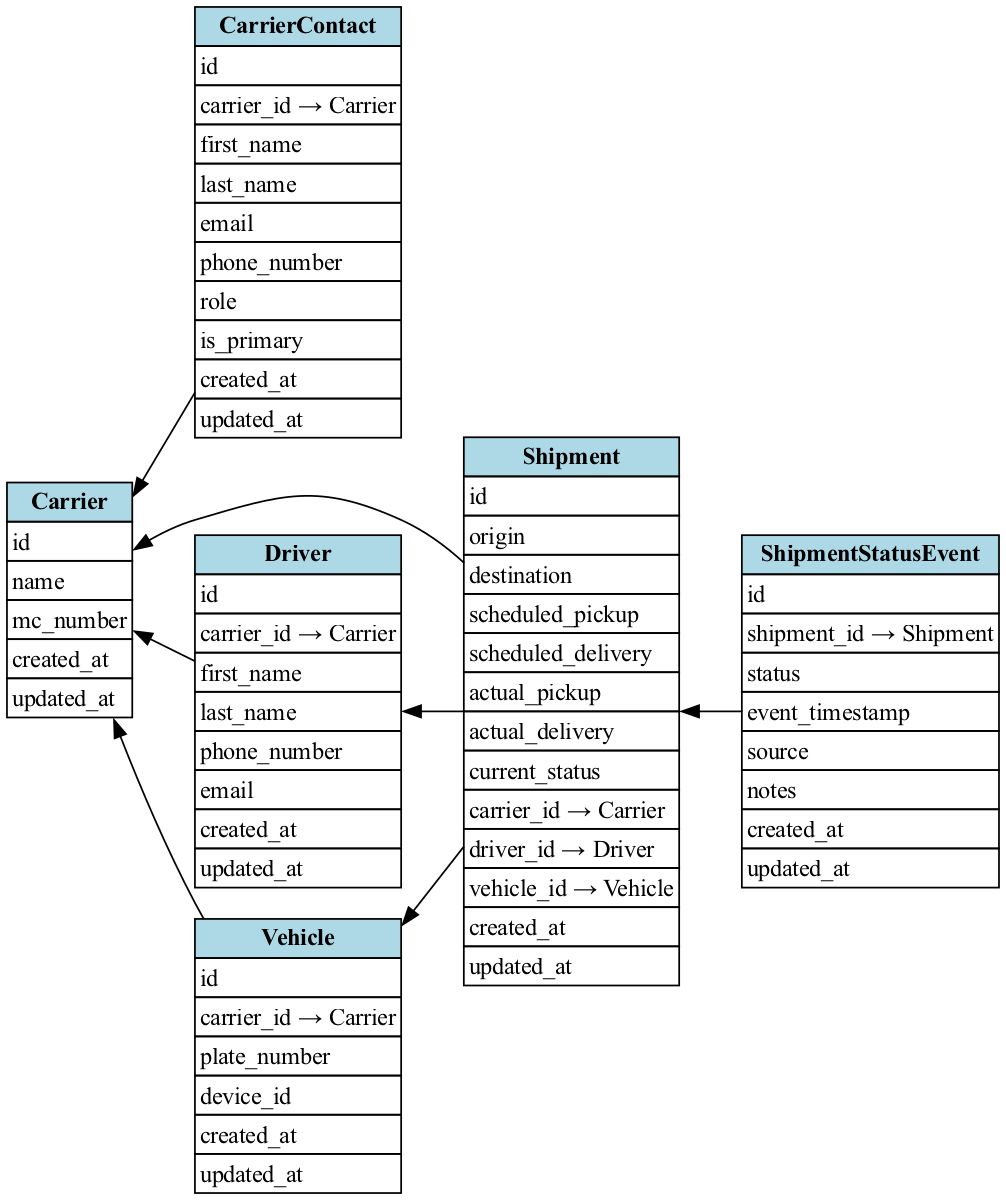

This chart was generated by the following Python code:
"""
ERD generated on 2025-05-01

This diagram corresponds to the initial seed data defined in `seed_shipments_v1.sql`.
It represents the simplified version of the data model we're starting with and is
intended for early development and learning purposes. This is not the final schema —
models and relationships will evolve over time.
"""

from graphviz import Digraph
import os

dot = Digraph(comment="ReTrackLogistics ERD", format="png")
dot.attr(rankdir="RL")
dot.attr(size="12,6")
dot.attr(dpi="200")

entities = {
    "Carrier": [
        "id",
        "name",
        "mc_number",
        "created_at",
        "updated_at",
    ],
    "CarrierContact": [
        "id",
        "carrier_id → Carrier",
        "first_name",
        "last_name",
        "email",
        "phone_number",
        "role",
        "is_primary",
        "created_at",
        "updated_at",
    ],
    "Driver": [
        "id",
        "carrier_id → Carrier",
        "first_name",
        "last_name",
        "phone_number",
        "email",
        "created_at",
        "updated_at",
    ],
    "Vehicle": [
        "id",
        "carrier_id → Carrier",
        "plate_number",
        "device_id",
        "created_at",
        "updated_at",
    ],
    "Shipment": [
        "id",
        "origin",
        "destination",
        "scheduled_pickup",
        "scheduled_delivery",
        "actual_pickup",
        "actual_delivery",
        "current_status",
        "carrier_id → Carrier",
        "driver_id → Driver",
        "vehicle_id → Vehicle",
        "created_at",
        "updated_at",
    ],
    "ShipmentStatusEvent": [
        "id",
        "shipment_id → Shipment",
        "status",
        "event_timestamp",
        "source",
        "notes",
        "created_at",
        "updated_at",
    ],
}

for entity, fields in entities.items():
    label = f"<<TABLE BORDER='0' CELLBORDER='1' CELLSPACING='0'>"
    label += f"<TR><TD BGCOLOR='lightblue'><B>{entity}</B></TD></TR>"
    for field in fields:
        label += f"<TR><TD ALIGN='LEFT'>{field}</TD></TR>"
    label += "</TABLE>>"
    dot.node(entity, label=label, shape="plain")

edges = [
    ("CarrierContact", "Carrier"),
    ("Driver", "Carrier"),
    ("Vehicle", "Carrier"),
    ("Shipment", "Carrier"),
    ("Shipment", "Driver"),
    ("Shipment", "Vehicle"),
    ("ShipmentStatusEvent", "Shipment"),
]

for source, target in edges:
    dot.edge(source, target)

erd_path = "ERD_2025-05-01"
dot.render(erd_path, format="png", cleanup=True)

print(f"ERD generated at {erd_path}.png")
